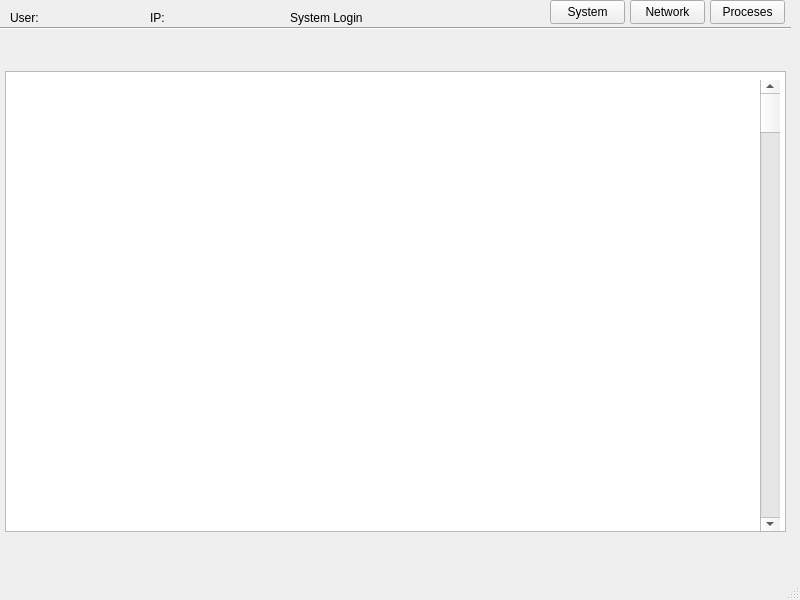
<?xml version="1.0" encoding="UTF-8"?>
<ui version="4.0">
 <class>MainWindow</class>
 <widget class="QMainWindow" name="MainWindow">
  <property name="geometry">
   <rect>
    <x>0</x>
    <y>0</y>
    <width>800</width>
    <height>600</height>
   </rect>
  </property>
  <property name="windowTitle">
   <string>MainWindow</string>
  </property>
  <widget class="QWidget" name="centralwidget">
   <widget class="QPushButton" name="pushButton_6">
    <property name="geometry">
     <rect>
      <x>710</x>
      <y>0</y>
      <width>75</width>
      <height>24</height>
     </rect>
    </property>
    <property name="text">
     <string>Proceses</string>
    </property>
   </widget>
   <widget class="QPushButton" name="pushButton_4">
    <property name="geometry">
     <rect>
      <x>630</x>
      <y>0</y>
      <width>75</width>
      <height>24</height>
     </rect>
    </property>
    <property name="text">
     <string>Network</string>
    </property>
   </widget>
   <widget class="Line" name="line_2">
    <property name="geometry">
     <rect>
      <x>0</x>
      <y>20</y>
      <width>791</width>
      <height>16</height>
     </rect>
    </property>
    <property name="orientation">
     <enum>Qt::Orientation::Horizontal</enum>
    </property>
   </widget>
   <widget class="QPushButton" name="pushButton_5">
    <property name="geometry">
     <rect>
      <x>550</x>
      <y>0</y>
      <width>75</width>
      <height>24</height>
     </rect>
    </property>
    <property name="text">
     <string>System</string>
    </property>
   </widget>
   <widget class="QLabel" name="label_11">
    <property name="geometry">
     <rect>
      <x>290</x>
      <y>10</y>
      <width>171</width>
      <height>16</height>
     </rect>
    </property>
    <property name="text">
     <string>System Login</string>
    </property>
   </widget>
   <widget class="QLabel" name="label_13">
    <property name="geometry">
     <rect>
      <x>150</x>
      <y>10</y>
      <width>111</width>
      <height>16</height>
     </rect>
    </property>
    <property name="text">
     <string>IP:</string>
    </property>
   </widget>
   <widget class="QLabel" name="label_12">
    <property name="geometry">
     <rect>
      <x>10</x>
      <y>10</y>
      <width>141</width>
      <height>16</height>
     </rect>
    </property>
    <property name="text">
     <string>User:</string>
    </property>
   </widget>
   <widget class="QColumnView" name="columnView">
    <property name="geometry">
     <rect>
      <x>5</x>
      <y>71</y>
      <width>781</width>
      <height>461</height>
     </rect>
    </property>
   </widget>
   <widget class="QScrollBar" name="verticalScrollBar">
    <property name="geometry">
     <rect>
      <x>760</x>
      <y>80</y>
      <width>20</width>
      <height>451</height>
     </rect>
    </property>
    <property name="orientation">
     <enum>Qt::Orientation::Vertical</enum>
    </property>
   </widget>
  </widget>
  <widget class="QMenuBar" name="menubar">
   <property name="geometry">
    <rect>
     <x>0</x>
     <y>0</y>
     <width>800</width>
     <height>33</height>
    </rect>
   </property>
  </widget>
  <widget class="QStatusBar" name="statusbar"/>
 </widget>
 <resources/>
 <connections/>
</ui>
